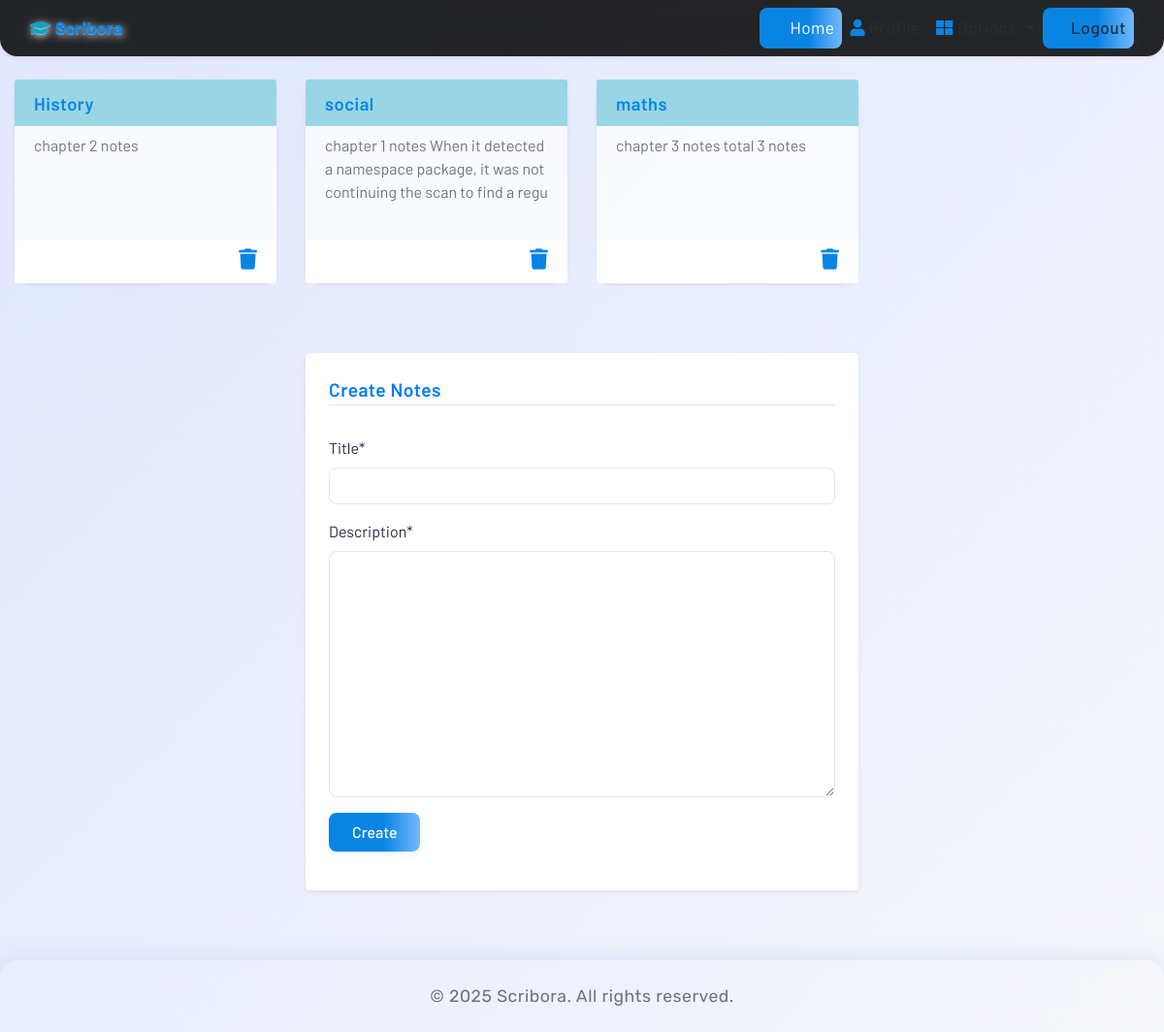
Screenshot of /notes (signed in) with the database file from the repository.
### dashboard/models.py (models this page shows, shortened)
class Notes(models.Model):
    user = models.ForeignKey(User, on_delete=models.CASCADE)
    title = models.CharField(max_length=200)
    description = models.TextField()
    class Meta:
        verbose_name = "notes"
        verbose_name_plural = "notes"#to remove deafult naming with s

### dashboard/views.py (the view)
# urls.py: path('notes',views.notes, name='notes'),
@login_required
def notes(request):
    if request.method=='POST':
        form=NotesForm(request.POST)
        if form.is_valid():
            notes=Notes(user=request.user,title=request.POST['title'],description=request.POST['description'])
            notes.save()
        messages.success(request,f"Notes Added from {request.user.username} Successfully")
        return redirect('notes')
    else:
        form=NotesForm()
    notes=Notes.objects.filter(user=request.user)
    context={'notes':notes,'form':form}
    return render(request, 'dashboard/notes.html',context)

### dashboard/forms.py
class NotesForm(forms.ModelForm):
    class Meta:
        model=Notes
        fields=['title','description']

### dashboard/templates/dashboard/notes.html (shortened to what this page needs)
{% extends 'dashboard/base.html' %}
{% load static %}
{% load crispy_forms_tags %}
{% block content %}
<link rel="stylesheet" href="{% static 'css/notes.css' %}">
<div class="container py-4">
  <div class="row g-4">
    {% for note in notes %}
    <div class="col-12 col-sm-6 col-md-4 col-lg-3 d-flex">
     <a href="{% url 'notes_detail' note.id %}">
      <div class="card note-card flex-fill shadow-sm border-0">
        <div class="card-header bg-white fw-bold text-primary border-0">
          {{ note.title }}
        </div>
        <div class="card-body text-secondary" style="min-height: 80px;">
          {{ note.description|slice:"0:100" }}
        </div>
        <div class="card-footer bg-white border-0 text-end">
          <a href="{% url 'delete_note' note.id %}" class="text-danger" title="Delete">
            <i class="fa fa-trash fa-lg"></i>
          </a>
        </div>
      </div>
    </a>
    </div>
    {% endfor %}
  </div>
  <div class="row justify-content-center mt-5">
    <div class="col-12 col-md-8 col-lg-6">
      <form method="POST" class="p-4 rounded shadow-sm bg-white">
        <fieldset class="form-group mb-3">
          <legend class="border-bottom mb-3 fs-5 text-primary">Create Notes</legend>
        </fieldset>
        {{ form|crispy }}
        <div class="form-group text-end">
          <button class="btn btn-primary px-4" type="submit">
            Create
          </button>
        </div>
      </form>
    </div>
  </div>
</div>
{% endblock content %}

### studypartner/static/css/main.css (style rules this page uses)
html, body { max-width: 100%; overflow-x: hidden; height: 100%; width: 100%; background: linear-gradient(135deg, #e0e7ff 0%, #f5f6fa 100%); }
body { font-family: 'Barlow', 'Quicksand', 'Rubik', sans-serif; background: linear-gradient(120deg, #e0e7ff 0%, #f5f6fa 100%); min-height: 100vh; }
.card { box-shadow: 0 8px 32px 0 rgba(78, 77, 77, 0.15); border-radius: 18px; background: rgba(255,255,255,0.85); backdrop-filter: blur(4px); transition: box-shadow 0.2s, transform 0.2s; }
.card-header { color: #0984e3 !important; background: rgb(152, 214, 230) !important; font-weight: 600; font-size: 1.1rem; border-radius: 18px 18px 0 0; transition: background 0.3s, color 0.3s; }
.btn, .btn-primary, .btn-outline-info { background: linear-gradient(90deg, #0984e3 60%, #74b9ff 100%); color: #fff; border: none; border-radius: 8px; font-weight: 500; padding: 0.5rem 2rem; box-shadow: 0 2px 8px 0 rgba(9, 132, 227, 0.10); transition: background 0.2s, box-shadow 0.2s; }
.fa, .fas, .fab { color: #0984e3; transition: color 0.2s; }

### studypartner/static/css/notes.css (style rules this page uses)
body { background: linear-gradient(135deg, #e0e7ff 0%, #f5f6fa 100%); font-family: 'Segoe UI', 'Roboto', Arial, sans-serif; color: #222f3e; }
.container { max-width: 1200px; }
.note-card { border-radius: 18px; background: rgba(255, 255, 255, 0.75); box-shadow: 0 8px 32px 0 rgba(31, 38, 135, 0.10); backdrop-filter: blur(6px); border: 1px solid rgba(200, 200, 255, 0.18); transition: box-shadow 0.2s, transform 0.2s; min-height: 210px; display: flex; flex-direction: column; justify-content: space-between; margin-bottom: 24px; }
.card-header { font-size: 1.15rem; font-weight: 600; color: #0984e3; background: transparent; border-bottom: none; padding-bottom: 0.5rem; letter-spacing: 0.5px; }
.card-body { color: #636e72; font-size: 1rem; padding-top: 0.5rem; padding-bottom: 0.5rem; }
.card-footer { background: transparent; border-top: none; text-align: right; padding-top: 0.5rem; }
.card-footer a { color: #e17055; transition: color 0.2s; }
form.bg-white { border-radius: 18px; background: rgba(255,255,255,0.85); box-shadow: 0 4px 24px 0 rgba(9, 132, 227, 0.10); backdrop-filter: blur(4px); padding: 2rem 2rem 1.5rem 2rem; }
legend { color: #0984e3; font-weight: 600; font-size: 1.2rem; letter-spacing: 0.5px; background: transparent; }
.btn-primary, .btn-outline-info { background: linear-gradient(90deg, #0984e3 60%, #74b9ff 100%); color: #fff; border: none; border-radius: 8px; font-weight: 500; padding: 0.5rem 2rem; box-shadow: 0 2px 8px 0 rgba(9, 132, 227, 0.10); transition: background 0.2s, box-shadow 0.2s; }
input, textarea, select { border-radius: 8px !important; border: 1px solid #dfe6e9 !important; background: rgba(255,255,255,0.95) !important; font-size: 1rem !important; color: #222f3e !important; }

### dashboard/templates/dashboard/base.html (style rules this page uses)
body { background: linear-gradient(135deg, #e0e7ff 0%, #f5f6fa 100%); font-family: 'Segoe UI', 'Roboto', Arial, sans-serif; color: #222f3e; }

### rows the page displays
Notes: title "History", description "chapter 2 notes"
Notes: title "social", description "chapter 1 notes When it detected a namespace package, it was not continuing the scan to find a regu"
Notes: title "maths", description "chapter 3 notes total 3 notes"

### other values shown
{{ year|default:"2025" }} "2025"
